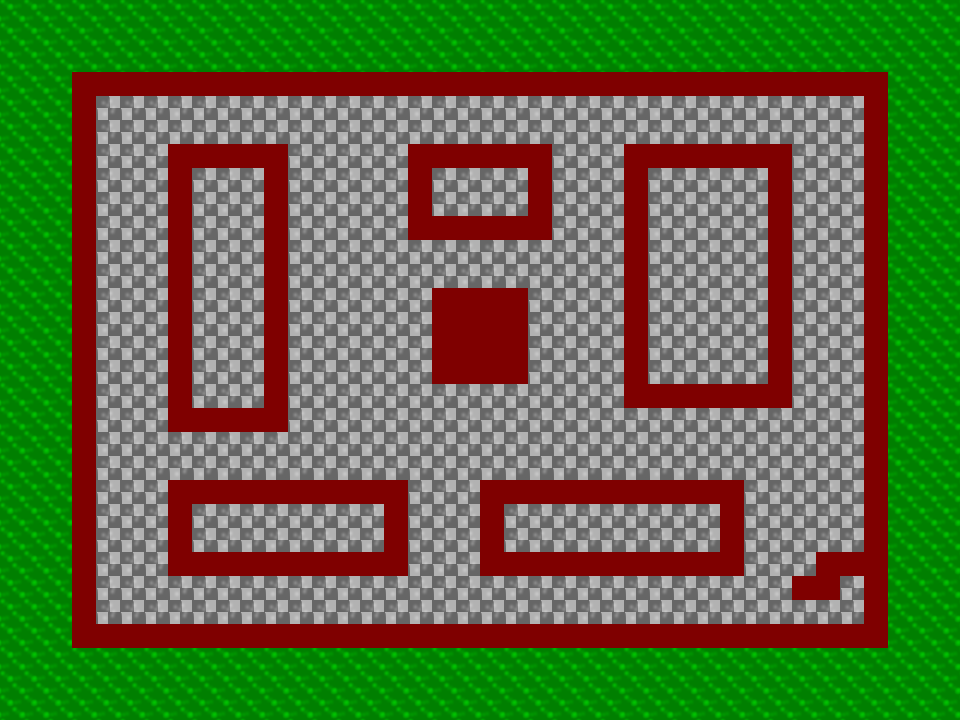

A 2D game scene composited from a Tiled map and its tileset images. What follows is a short description and the map's XML, with each tile layer's data collapsed to a summary:
An orthogonal 40x30 tile map with 24x24 px tiles, 1 tile layer (Background), 3 hidden layers not drawn and 31 objects (5x ai-3, 2x ai-2, cam-1, cam-2, door-1, ...).

<map version="1.0" orientation="orthogonal" renderorder="right-down" width="40" height="30" tilewidth="24" tileheight="24" nextobjectid="58">
 <tileset firstgid="1" name="level-tilesheet" tilewidth="24" tileheight="24" tilecount="40" columns="5">
  <image source="../graphics/level-tilesheet.png" width="120" height="192" />
 </tileset>
 <layer name="Background" width="40" height="30">
  <properties>
   <property name="type" value="visual" />
  </properties>
  <data>[1200 cells, 1200 non-empty, 3 distinct tile ids]</data>
 </layer>
 <objectgroup name="Objects">
  <object id="34" name="cam-1" gid="1" x="263.547" y="308.287" width="24" height="24">
   <properties>
    <property name="controlled-by" value="controller-1" />
    <property name="type" value="camera" />
   </properties>
  </object>
  <object id="35" name="cam-2" gid="1" x="625.137" y="308.907" width="24" height="24">
   <properties>
    <property name="controlled-by" value="controller-2" />
    <property name="type" value="camera" />
   </properties>
  </object>
  <object id="36" name="door-1" gid="4" x="265.364" y="384.943" width="24" height="24">
   <properties>
    <property name="controlled-by" value="controller-1" />
    <property name="type" value="door" />
   </properties>
  </object>
  <object id="37" name="door-2" gid="4" x="266.588" y="215.567" width="24" height="24">
   <properties>
    <property name="controlled-by" value="controller-1" />
    <property name="type" value="door" />
   </properties>
  </object>
  <object id="38" name="door-3" gid="4" x="483.627" y="239.863" width="24" height="24">
   <properties>
    <property name="controlled-by" value="controller-1" />
    <property name="type" value="door" />
   </properties>
  </object>
  <object id="39" name="door-4" gid="4" x="620.491" y="238.243" width="24" height="24">
   <properties>
    <property name="controlled-by" value="controller-2" />
    <property name="type" value="door" />
   </properties>
  </object>
  <object id="40" name="door-5" gid="4" x="768.693" y="332.185" width="24" height="24">
   <properties>
    <property name="controlled-by" value="controller-1" />
    <property name="type" value="door" />
   </properties>
  </object>
  <object id="41" name="door-6" gid="4" x="578.379" y="573.52" width="24" height="24">
   <properties>
    <property name="controlled-by" value="controller-1" />
    <property name="type" value="door" />
   </properties>
  </object>
  <object id="42" name="door-7" gid="4" x="313.559" y="574.33" width="24" height="24">
   <properties>
    <property name="controlled-by" value="" />
    <property name="type" value="door" />
   </properties>
  </object>
  <object id="43" name="door-8" gid="4" x="217.997" y="499.824" width="24" height="24">
   <properties>
    <property name="controlled-by" value="" />
    <property name="type" value="door" />
   </properties>
  </object>
  <object id="44" name="controller-2" gid="10" x="457.407" y="548.293" width="24" height="24">
   <properties>
    <property name="type" value="controller" />
   </properties>
  </object>
  <object id="45" name="mat-1" gid="5" x="337.7" y="198.032" width="24" height="24">
   <properties>
    <property name="controlled-by" value="controller-1" />
    <property name="type" value="pressure-mat" />
   </properties>
  </object>
  <object id="47" name="mat-2" gid="5" x="791.09" y="541.014" width="24" height="24">
   <properties>
    <property name="controlled-by" value="controller-1" />
    <property name="type" value="pressure-mat" />
   </properties>
  </object>
  <object id="48" name="mat-3" gid="5" x="182.165" y="468.838" width="24" height="24">
   <properties>
    <property name="controlled-by" value="controller-1" />
    <property name="type" value="pressure-mat" />
   </properties>
  </object>
  <object id="49" name="level-exit" gid="4" x="429.191" y="644.704" width="24" height="24">
   <properties>
    <property name="type" value="exit" />
   </properties>
  </object>
  <object id="50" name="player" gid="2" x="646.737" y="616.859" width="24" height="24">
   <properties>
    <property name="type" value="player" />
   </properties>
  </object>
  <object id="51" name="controller-1" gid="10" x="364.131" y="621.323" width="24" height="24">
   <properties>
    <property name="type" value="controller" />
   </properties>
  </object>
  <object id="54" name="door-10" gid="4" x="166.916" y="381.413" width="24" height="24">
   <properties>
    <property name="controlled-by" value="controller-2" />
    <property name="type" value="door" />
   </properties>
  </object>
  <object id="55" name="switch" gid="11" x="593.876" y="623.975" width="24" height="24">
   <properties>
    <property name="type" value="doomsday-switch" />
   </properties>
  </object>
  <object id="56" name="device" gid="12" x="259.424" y="621.942" width="24" height="24">
   <properties>
    <property name="type" value="doomsday-device" />
   </properties>
  </object>
 </objectgroup>
 <objectgroup name="AIs">
  <object id="29" name="ai-1" gid="3" x="226.924" y="204.557" width="24" height="24">
   <properties>
    <property name="initial-state" value="resting" />
    <property name="initial-tiredness" value="50" />
    <property name="type" value="ai" />
   </properties>
  </object>
  <object id="30" name="ai-2" gid="3" x="144.152" y="138.483" width="24" height="24">
   <properties>
    <property name="initial-state" value="none" />
    <property name="initial-tiredness" value="0" />
    <property name="type" value="ai" />
   </properties>
  </object>
  <object id="31" name="ai-3" gid="3" x="197.244" y="350.484" width="24" height="24">
   <properties>
    <property name="initial-state" value="resting" />
    <property name="initial-tiredness" value="0" />
    <property name="type" value="ai" />
   </properties>
  </object>
 </objectgroup>
 <layer name="Foreground" width="40" height="30" visible="0">
  <properties>
   <property name="type" value="visual" />
  </properties>
  <data>[1200 cells, 7 non-empty, 1 distinct tile ids]</data>
 </layer>
 <layer name="Walkable" width="40" height="30" visible="0" opacity="0.42">
  <properties>
   <property name="type" value="movement" />
  </properties>
  <data>[1200 cells, 383 non-empty, 1 distinct tile ids]</data>
 </layer>
 <objectgroup name="Patrols">
  <object id="19" name="ai-2" gid="17" x="108.237" y="215.247" width="24" height="24">
   <properties>
    <property name="index" type="int" value="2" />
    <property name="patrol-name" value="two" />
    <property name="type" value="patrol-point" />
   </properties>
  </object>
  <object id="20" name="ai-3" gid="17" x="821.854" y="136.056" width="24" height="24">
   <properties>
    <property name="index" type="int" value="4" />
    <property name="patrol-name" value="three" />
    <property name="type" value="patrol-point" />
   </properties>
  </object>
  <object id="21" name="ai-3" gid="17" x="792.185" y="543.614" width="24" height="24">
   <properties>
    <property name="index" type="int" value="3" />
    <property name="patrol-name" value="three" />
    <property name="type" value="patrol-point" />
   </properties>
  </object>
  <object id="22" name="ai-3" gid="17" x="617.295" y="451.484" width="24" height="24">
   <properties>
    <property name="index" type="int" value="2" />
    <property name="patrol-name" value="three" />
    <property name="type" value="patrol-point" />
   </properties>
  </object>
  </objectgroup>
 <layer name="Searches" width="40" height="30" visible="0">
  <properties>
   <property name="type" value="object" />
  </properties>
  <data>[1200 cells, 17 non-empty, 1 distinct tile ids]</data>
 </layer>
 <objectgroup name="Rest points">
  <!-- 3 objects omitted --></objectgroup>
</map>
<!-- 4 of 31 objects omitted -->